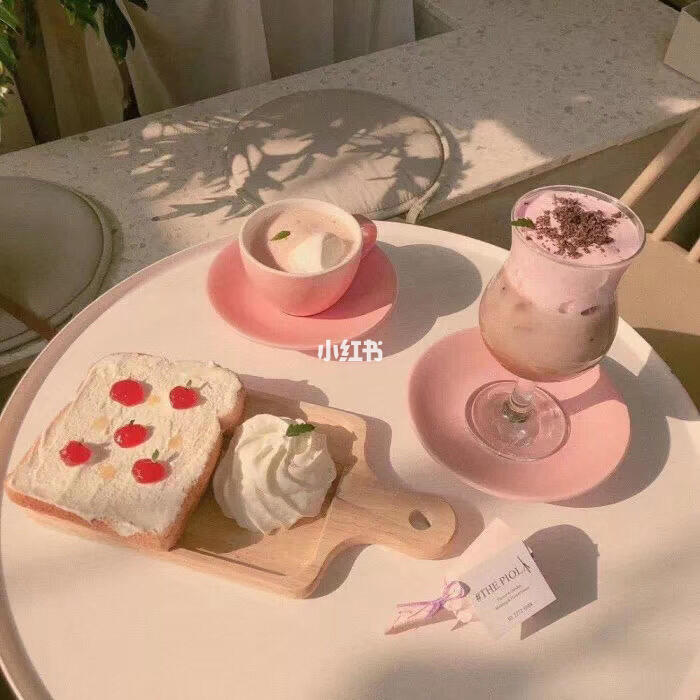
#> input picture image/11.jfif, 700 x 700 px, found by its file name
$ python 'ROI進階.py'
#> lines starting #> are read from the running program, lines starting #| are printed output that depends on the picture

import cv2

#開圖
img1 = cv2.imread('./image/11.jfif')
#> img1 is the input picture: shape (700, 700, 3); mean B, G, R 117.8, 139.7, 173.6

print(img1.shape)
#| (700, 700, 3)
print(img1[100,200])
#| [39 58 66]
print(img1.item(100,200,1))
#| 58
# img1[200:400,300:700]=[255,0,0]
roi = img1[200:400,200:300]
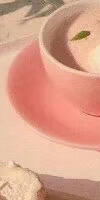
#> roi: shape (200, 100, 3); mean B, G, R 138, 160.5, 218
roi[:,:,1]=255
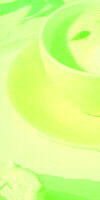
#> roi: shape (200, 100, 3); mean B, G, R 138, 255, 218
# roi[:,:,2]=0
h,w,a =roi.shape
#> h = 200; w = 100; a = 3
#> (the run stopped early here; a loop or call above may not have finished)
